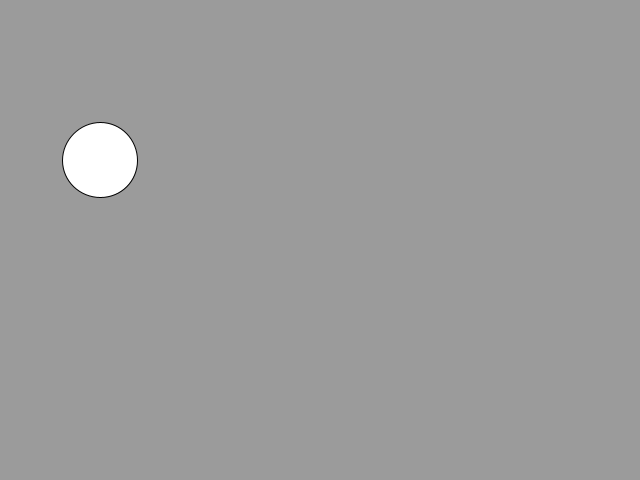
Frame 1 (no input)
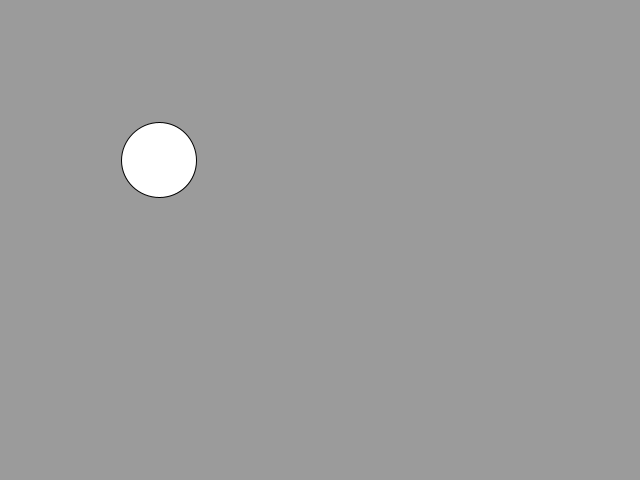
Frame 60 (the mouse pressed at the canvas centre just before this capture)
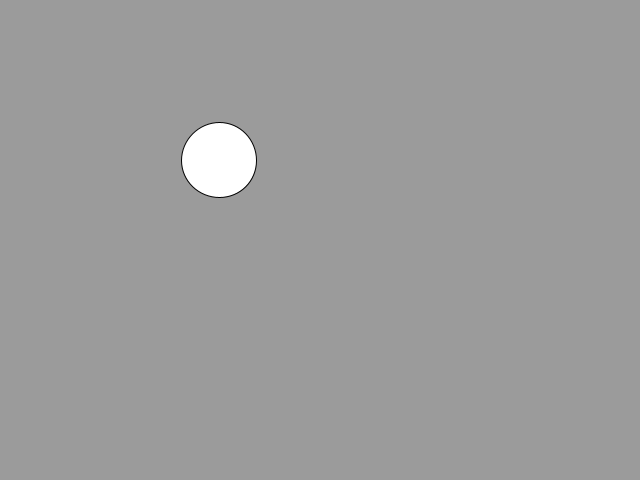
Frame 120 (the mouse held since frame 60 and released just before this capture)

The Processing sketch that drew these frames (run headless with seeded random() and noise(); from frame 60 on, the mouse is pressed at the canvas centre):

// Processing sketch: processing_153045
// ── processing_153045.pde

int x=100;
int dx = 1;

void setup(){
size(640,480);


}

void draw(){
background(155);
println(mouseX);
println(mouseY);
ellipse(x,160,75,75);
x = x + dx;

if(x + 40 > width) {
dx = -1;
}

if(x - 40 < 0) {
dx = 1;
}




}
